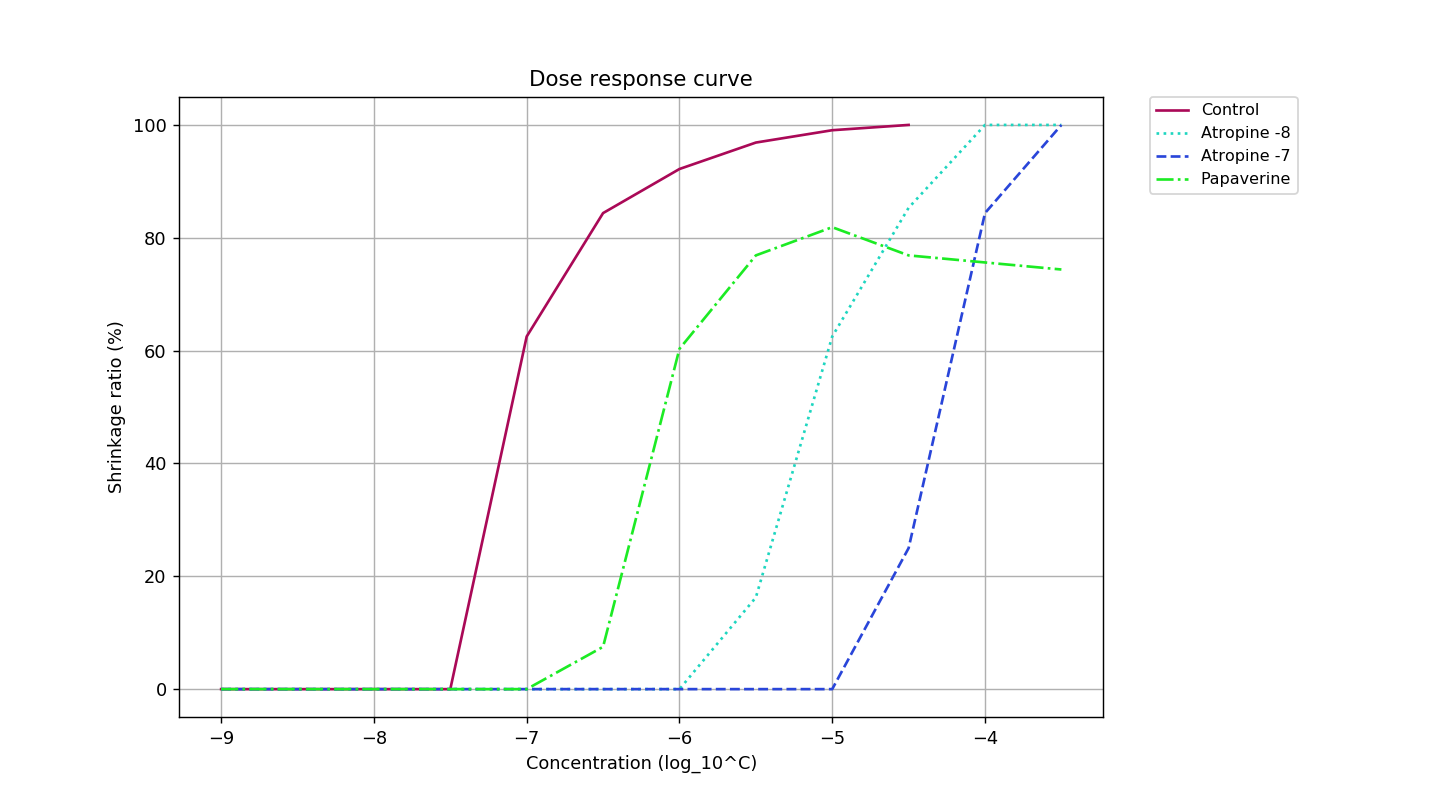

This figure's Python source:
import matplotlib.pyplot as plt
import numpy as np
import os

"""
用量作用曲線を書くためのプログラム
"""

ROOT = os.path.abspath(os.path.dirname(__file__))

def plotter(x,y,c,label,linestyle):
    plt.plot(x,y,'-',c=c,label=label,linestyle=linestyle)


def main():
    fig_ratio = np.array([16,9])
    fig_times = 0.7
    plt.figure(figsize=fig_ratio*fig_times,dpi=128)

    x10 = np.array(range(-18,-8,1)) /2
    x12 = np.array(range(-18,-6,1)) /2

    y2 = np.array([
    0,0,0,0,62.5,84.375,92.1875,96.875,99.0625,100
    ])
    y3 = np.array([
    0,0,0,0,0,0,0,16.25,62.5,85.3125,100,100
    ])
    y4 = np.array([
    0,0,0,0,0,0,0,0,0,25,84.375,100
    ])
    y5 = np.array([
    0,0,0,0,0,7.5,60.3125,76.875,81.875,76.875,75.625,74.375
    ])

    labels = ['Control','Atropine -8','Atropine -7','Papaverine']
    colors = ['#aa0957','#1ed6c0','#2945d9','#1ceb24']
    linestyles = ['solid', 'dotted','dashed', 'dashdot']

    for i,y in enumerate([y2,y3,y4,y5]):
        if i==0:
            if len(y) != 10:
                print(i,'invalid length')
            plotter(x10,y,colors[i],labels[i],linestyles[i])
        else:
            if len(y) != 12:
                print(i,'invalid length')
            plotter(x12,y,colors[i],labels[i],linestyles[i])

    plt.title('Dose response curve')
    plt.legend(bbox_to_anchor=(1.05, 1), loc='upper left', borderaxespad=0, fontsize=9)
    plt.subplots_adjust(right=0.77)
    # plt.subplots_adjust(right=0.8)
    plt.xlabel('Concentration (log_10^C)')
    plt.ylabel('Shrinkage ratio (%)')
    # グリッド線を引く
    plt.grid()
    # それぞれの軸の最大値と最小値

    plt.savefig(os.path.join(ROOT,'ys_curve.png'))


if __name__ == "__main__":
    main()
